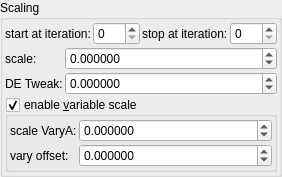
    <widget class="QGroupBox" name="groupBox_9">
     <property name="title">
      <string>Scaling</string>
     </property>
     <layout class="QVBoxLayout" name="verticalLayout_13" stretch="0,0,0">
      <property name="spacing">
       <number>2</number>
      </property>
      <property name="leftMargin">
       <number>2</number>
      </property>
      <property name="topMargin">
       <number>2</number>
      </property>
      <property name="rightMargin">
       <number>2</number>
      </property>
      <property name="bottomMargin">
       <number>2</number>
      </property>
      <item>
       <layout class="QGridLayout" name="gridLayout_68">
        <property name="spacing">
         <number>2</number>
        </property>
        <item row="1" column="3">
         <widget class="MySpinBox" name="spinboxInt_transf_stop_iterations_B">
          <property name="sizePolicy">
           <sizepolicy hsizetype="Minimum" vsizetype="Maximum">
            <horstretch>0</horstretch>
            <verstretch>0</verstretch>
           </sizepolicy>
          </property>
          <property name="maximum">
           <number>999</number>
          </property>
         </widget>
        </item>
        <item row="1" column="1">
         <widget class="MySpinBox" name="spinboxInt_transf_start_iterations_B">
          <property name="sizePolicy">
           <sizepolicy hsizetype="Minimum" vsizetype="Maximum">
            <horstretch>0</horstretch>
            <verstretch>0</verstretch>
           </sizepolicy>
          </property>
          <property name="maximum">
           <number>999</number>
          </property>
         </widget>
        </item>
        <item row="1" column="0">
         <widget class="QLabel" name="label_263">
          <property name="text">
           <string>start at iteration:</string>
          </property>
         </widget>
        </item>
        <item row="1" column="2">
         <widget class="QLabel" name="label_266">
          <property name="text">
           <string>stop at iteration:</string>
          </property>
         </widget>
        </item>
       </layout>
      </item>
      <item>
       <layout class="QGridLayout" name="gridLayout_32" columnstretch="0,1">
        <property name="spacing">
         <number>2</number>
        </property>
        <item row="2" column="1">
         <widget class="MyDoubleSpinBox" name="spinbox_analyticDE_offset_0">
          <property name="sizePolicy">
           <sizepolicy hsizetype="Minimum" vsizetype="Maximum">
            <horstretch>0</horstretch>
            <verstretch>0</verstretch>
           </sizepolicy>
          </property>
          <property name="prefix">
           <string/>
          </property>
          <property name="suffix">
           <string/>
          </property>
          <property name="decimals">
           <number>6</number>
          </property>
          <property name="minimum">
           <double>-99.989999999999995</double>
          </property>
          <property name="maximum">
           <double>99.989999999999995</double>
          </property>
          <property name="singleStep">
           <double>0.100000000000000</double>
          </property>
         </widget>
        </item>
        <item row="2" column="0">
         <widget class="QLabel" name="label_152">
          <property name="text">
           <string>DE Tweak:</string>
          </property>
         </widget>
        </item>
        <item row="1" column="1">
         <widget class="MyDoubleSpinBox" name="spinbox_transf_scale_2">
          <property name="sizePolicy">
           <sizepolicy hsizetype="Minimum" vsizetype="Maximum">
            <horstretch>0</horstretch>
            <verstretch>0</verstretch>
           </sizepolicy>
          </property>
          <property name="prefix">
           <string/>
          </property>
          <property name="suffix">
           <string/>
          </property>
          <property name="decimals">
           <number>6</number>
          </property>
          <property name="minimum">
           <double>-99.989999999999995</double>
          </property>
          <property name="maximum">
           <double>99.989999999999995</double>
          </property>
          <property name="singleStep">
           <double>0.100000000000000</double>
          </property>
         </widget>
        </item>
        <item row="1" column="0">
         <widget class="QLabel" name="label_8">
          <property name="text">
           <string>scale:</string>
          </property>
         </widget>
        </item>
       </layout>
      </item>
      <item>
       <widget class="MyGroupBox" name="groupCheck_transf_function_enabledK_false">
        <property name="title">
         <string>enable &amp;variable scale</string>
        </property>
        <property name="checkable">
         <bool>true</bool>
        </property>
        <layout class="QVBoxLayout" name="verticalLayout_15" stretch="0">
         <property name="spacing">
          <number>2</number>
         </property>
         <property name="leftMargin">
          <number>2</number>
         </property>
         <property name="topMargin">
          <number>2</number>
         </property>
         <property name="rightMargin">
          <number>2</number>
         </property>
         <property name="bottomMargin">
          <number>2</number>
         </property>
         <item>
          <layout class="QGridLayout" name="gridLayout_31" columnstretch="0,1">
           <property name="spacing">
            <number>2</number>
           </property>
           <item row="1" column="1">
            <widget class="MyDoubleSpinBox" name="spinbox_transf_scale_vary_0">
             <property name="sizePolicy">
              <sizepolicy hsizetype="Minimum" vsizetype="Maximum">
               <horstretch>0</horstretch>
               <verstretch>0</verstretch>
              </sizepolicy>
             </property>
             <property name="prefix">
              <string/>
             </property>
             <property name="suffix">
              <string/>
             </property>
             <property name="decimals">
              <number>6</number>
             </property>
             <property name="minimum">
              <double>-99.989999999999995</double>
             </property>
             <property name="maximum">
              <double>99.989999999999995</double>
             </property>
             <property name="singleStep">
              <double>0.100000000000000</double>
             </property>
            </widget>
           </item>
           <item row="2" column="1">
            <widget class="MyDoubleSpinBox" name="spinbox_transf_scaleC_1">
             <property name="sizePolicy">
              <sizepolicy hsizetype="Minimum" vsizetype="Maximum">
               <horstretch>0</horstretch>
               <verstretch>0</verstretch>
              </sizepolicy>
             </property>
             <property name="prefix">
              <string/>
             </property>
             <property name="suffix">
              <string/>
             </property>
             <property name="decimals">
              <number>6</number>
             </property>
             <property name="minimum">
              <double>-99.989999999999995</double>
             </property>
             <property name="maximum">
              <double>99.989999999999995</double>
             </property>
             <property name="singleStep">
              <double>0.100000000000000</double>
             </property>
            </widget>
           </item>
           <item row="2" column="0">
            <widget class="QLabel" name="label_150">
             <property name="text">
              <string>vary offset:</string>
             </property>
            </widget>
           </item>
           <item row="1" column="0">
            <widget class="QLabel" name="label_145">
             <property name="text">
              <string>scale VaryA:</string>
             </property>
            </widget>
           </item>
          </layout>
         </item>
        </layout>
       </widget>
      </item>
     </layout>
    </widget>
